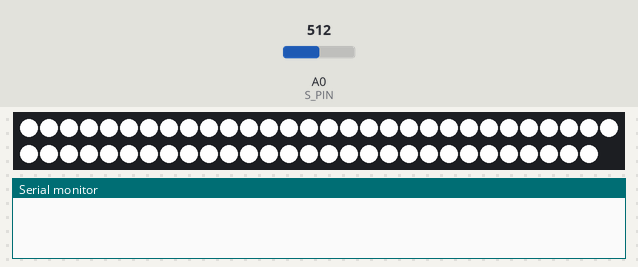
A sketch run on a simulated Arduino Uno, built with avr-gcc and run on an emulated ATmega328P. Parts: 59 RGB LEDs in strip order, left to right, continuing on the next row, the last lines printed to the serial monitor. The inputs (shaded band) are chosen by the test bench; at power-on: A0 (S_PIN) = 512. The strip is taken to match the declared colour order.

Above: at 6.0 s.
7.3 s: A0 (S_PIN) set to 716
At 7.86 s:
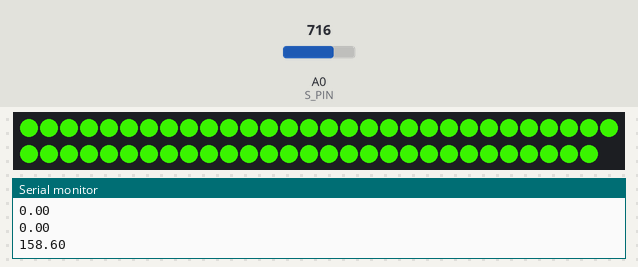
At 8.6 s:
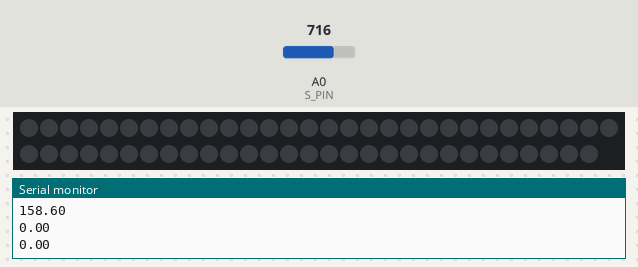
Timing chart, 0 to 10.3 s (numbered marks = the images above; inputs shaded):
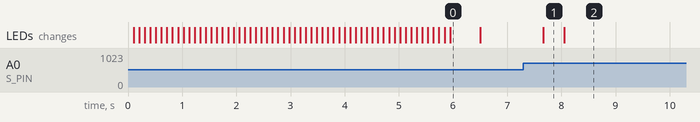

Measured:
- after the input at 7.3 s, the LEDs: change after 0.37 s (image 1)
- what the display in image 0 shows lasts 0.6 s, from 5.9 s to 6.5 s

The sketch:

ColorMusic.ino
```cpp
#include <Adafruit_NeoPixel.h>
#include <arduinoFFT.h>

#define NLED 59 //The number of the LEDs
#define L_PIN 2 //Digital pin for the LEDs (Output)

#define S_PIN A0 //Analog pin for the sound sensor (Input)
#define SAMPLES 128             //SAMPLES-pt FFT. Must be a base 2 number. Max 128 for Arduino Uno
#define SAMPLING_FREQUENCY 2048 //Ts = Based on Nyquist, must be 2 times the highest expected frequency

/*Variables for the LEDs part*/
Adafruit_NeoPixel pixels = Adafruit_NeoPixel(NLED, L_PIN, NEO_RGB+NEO_KHZ800); //create Adafruit_NeoPixel object

int brightness = 0;
int colors[3] = {0, 0, 0}; //[0]green, [1]red, [2]blue

/*Variables for the fft part*/
arduinoFFT FFT = arduinoFFT(); //create arduinoFFT object

unsigned int samplingPeriod;
unsigned long microSeconds;

double vReal[SAMPLES]; //create array(vector) of size SAMPLES to hold real values
double vImag[SAMPLES]; //create array(vector) of size SAMPLES to hold imaginary values

double peak = 0; //create variable to hold the calculated frequency

void setup()
{
   Serial.begin(115200);
   samplingPeriod = round(1000000*(1.0/SAMPLING_FREQUENCY)); //Period in microseconds [1/(1 Hz) = 1000000 µs]

   pixels.begin();
   firstTurn(); // the function will execute only once at the begining
}

void loop()
{
  double prevPeak = peak; //keep the previous value of peak
  peak = getPeak();
  Serial.println(peak);

  getColor();
  pixels.setBrightness(getBrg(prevPeak));

  for(int i = 0; i < NLED; i++){
    pixels.setPixelColor(i, pixels.Color(colors[0], colors[1], colors[2]));
    pixels.show();
  }

}
int getBrg(double prevPeak){
  /*Get brightness*/
  if(peak > prevPeak){
    if(peak - prevPeak > 255){
      brightness = 255;
    }
    else{
      brightness += (peak - prevPeak);
    }
  }
  else if(peak < prevPeak){
    if(prevPeak - peak > 255){
       brightness = 0;
    }
    else{
       brightness -= (prevPeak - peak);
     }
  }
  //else keep the same brightness
  return brightness;
}

void getColor(){
  /*Get color*/
  int caseNum = (int)(peak*2)/255; //9 cases (black-> red),(red-> yellow),(yellow-> green),(green-> cyan),(cyan-> blue),(blue-> magenta),(magenta-> red),(red-> white), (white)
  int extraColor = (int)(peak*2) % 255; // number between 0 and 254

  switch (caseNum){
    case 0:
      colors[1] = extraColor;
      colors[0] = 0;
      colors[2] = 0;
      break;
    case 1:
      colors[1] = 255;
      colors[0] = extraColor;
      colors[2] = 0;break;
    case 2:
      colors[1] = 255 - extraColor;
      colors[0] = 255;
      colors[2] = 0;break;
    case 3:
      colors[1] = 0;
      colors[0] = 255;
      colors[2] = extraColor;break;
    case 4:
      colors[1] = 0;
      colors[0] = 255 - extraColor;
      colors[2] = 255;break;
    case 5:
      colors[1] = extraColor;
      colors[0] = 0;
      colors[2] = 255;break;
    case 6:
      colors[1] = 255;
      colors[0] = 0;
      colors[2] = 255 - extraColor;break;
    case 7:
      colors[1] = 255;
      colors[0] = extraColor;
      colors[2] = extraColor;break;
    case 8:
      colors[0] = 255;
      colors[1] = 255;
      colors[2] = 255;break;
  }
}
void firstTurn(){
   for(int i = 0; i < NLED; i++){
      brightness ++;
      pixels.setPixelColor(i, pixels.Color(255, 255, 255));
      pixels.show();
      delay(100);
    }
}
double getPeak(){
  for(int i=0; i<SAMPLES; i++)
      {
          microSeconds = micros();    //Returns the number of microseconds since the Arduino board began running the current script.

          vReal[i] = analogRead(S_PIN); //Reads the value from analog pin, quantize it and save it as a real term.
          vImag[i] = 0; //Makes imaginary term 0 always

          /*remaining wait time between samples if necessary*/
          while(micros() < (microSeconds + samplingPeriod))
          {
            //do nothing
          }
      }

      /*Perform FFT on samples*/
      FFT.Windowing(vReal, SAMPLES, FFT_WIN_TYP_HAMMING, FFT_FORWARD);
      FFT.Compute(vReal, vImag, SAMPLES, FFT_FORWARD);
      FFT.ComplexToMagnitude(vReal, vImag, SAMPLES);

      /*Find the most dominant frequency*/
      double peak = FFT.MajorPeak(vReal, SAMPLES, SAMPLING_FREQUENCY);

      return (peak);
}
```
